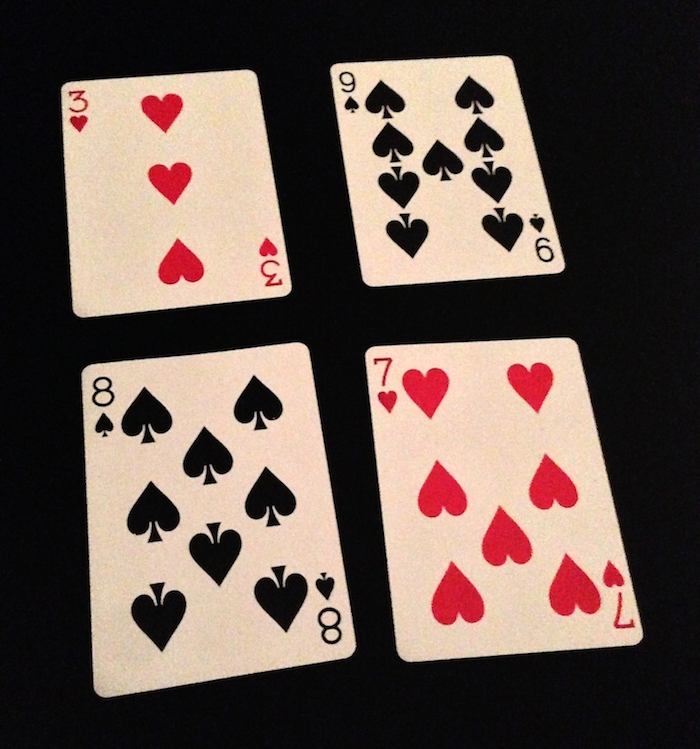
#> input picture resources/cards.png, 700 x 749 px, given in place of the camera
$ python colorDetection.py
#> lines starting #> are read from the running program, lines starting #| are printed output that depends on the picture; after the words box and inside, x2 and y2 are one past the last pixel; in counts of white or black regions, pixels touching at a corner belong together
import cv2
import numpy as np

framewidth = 640
frameheight = 480
cap = cv2.VideoCapture(0)
cap.set(3, framewidth)
cap.set(4, frameheight)

def empty(a):
    pass

cv2.namedWindow("HSV")
cv2.resizeWindow("HSV", 640, 240)

cv2.createTrackbar("HUE Min", "HSV", 0, 179, empty)
#> slider 'HUE Min' is set to 35
cv2.createTrackbar("HUE Max", "HSV", 179, 179, empty)
cv2.createTrackbar("SAT Min", "HSV", 0, 255, empty)
#> slider 'SAT Min' is set to 51
cv2.createTrackbar("SAT Max", "HSV", 255, 255, empty)
cv2.createTrackbar("VAL Min", "HSV", 0, 255, empty)
#> slider 'VAL Min' is set to 51
cv2.createTrackbar("VAL Max", "HSV", 255, 255, empty)

while True:
    _, img = cap.read()
#> img is the input picture: shape (749, 700, 3); mean B, G, R 79.2, 87, 103.7
    imgHSV = cv2.cvtColor(img, cv2.COLOR_BGR2HSV)
#> imgHSV: shape (749, 700, 3); mean H, S, V 55.2, 56.1, 104.2
    hmin = cv2.getTrackbarPos("HUE Min", "HSV")
    hmax = cv2.getTrackbarPos("HUE Max", "HSV")
    smin = cv2.getTrackbarPos("SAT Min", "HSV")
    smax = cv2.getTrackbarPos("SAT Max", "HSV")
    vmin = cv2.getTrackbarPos("VAL Min", "HSV")
    vmax = cv2.getTrackbarPos("VAL Max", "HSV")

    lower = np.array([hmin, smin, vmin])
    upper = np.array([hmax, smax, vmax])
    mask = cv2.inRange(imgHSV, lower, upper)
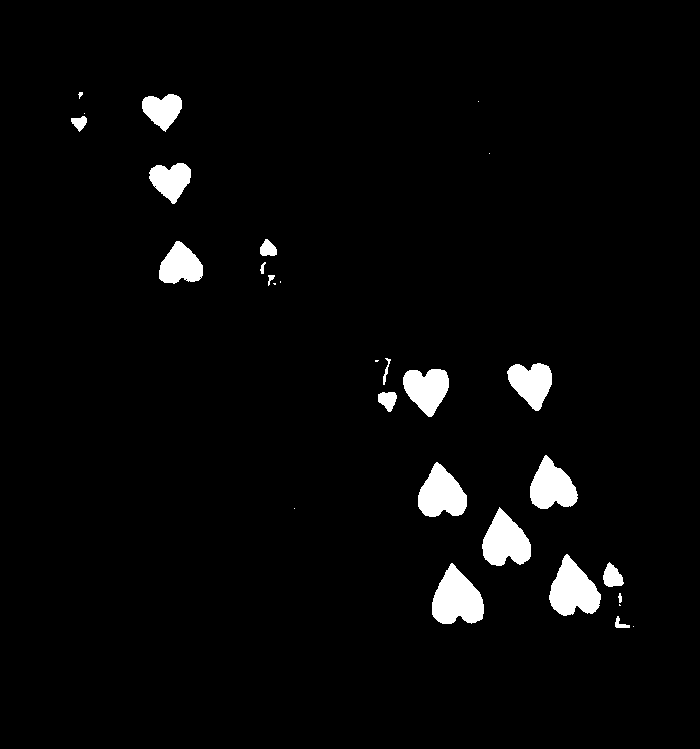
#> mask: shape (749, 700); 3.2% white; 29 white regions (9 under 20 px), largest, box (x1, y1, x2, y2) and area: (432, 563, 484, 624) 2130, (549, 554, 601, 616) 1999, (482, 507, 531, 566) 1854
    imgResult = cv2.bitwise_and(img, img, mask=mask)
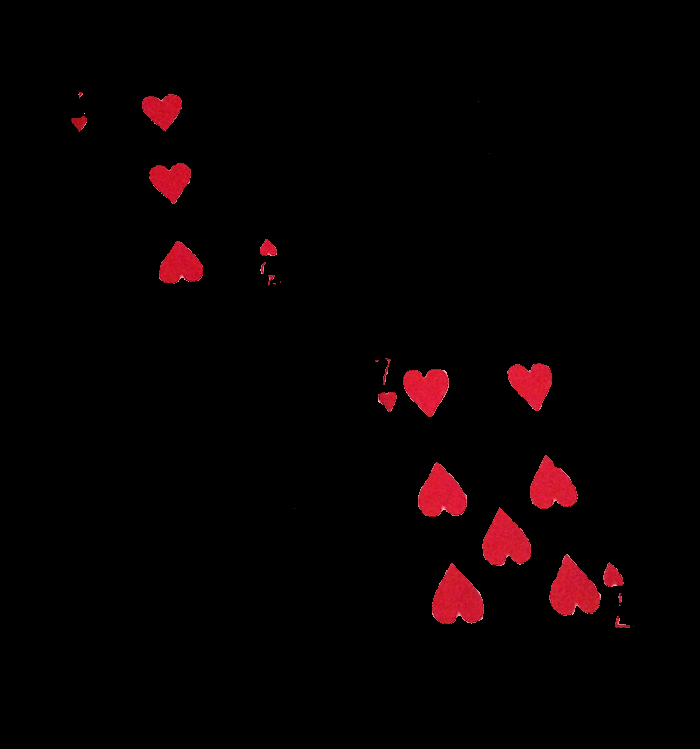
#> imgResult: shape (749, 700, 3); mean B, G, R 1.7, 1, 6.8
    mask = cv2.cvtColor(mask, cv2.COLOR_GRAY2BGR)

    hstack = np.hstack((img, mask, imgResult))
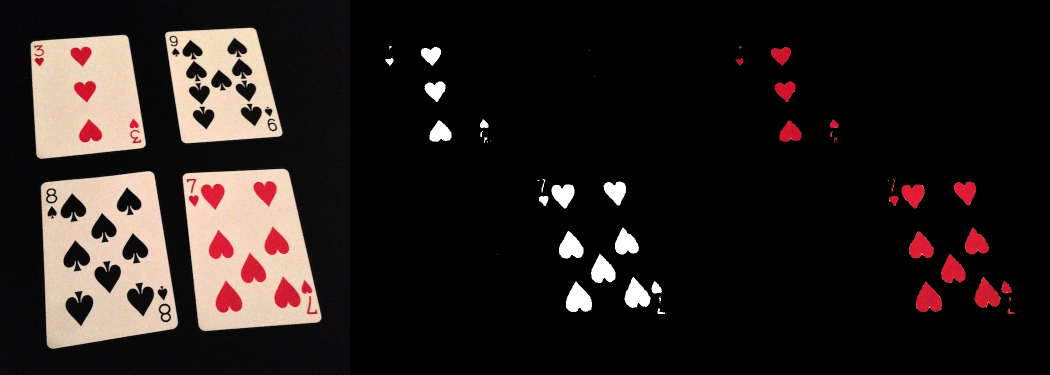
#> hstack: shape (749, 2100, 3) (shown at 1/2 size); mean B, G, R 29.7, 32.1, 39.6
    cv2.imshow("Stacked Images", hstack)

    cv2.imshow("Original", img)
    #cv2.imshow("HSV", imgHSV)
    #cv2.imshow("Mask", mask)
    cv2.imshow("Result", imgResult)

    if cv2.waitKey(1) & 0xFF == ord('q'):
#> (key q is pressed here)
        break
